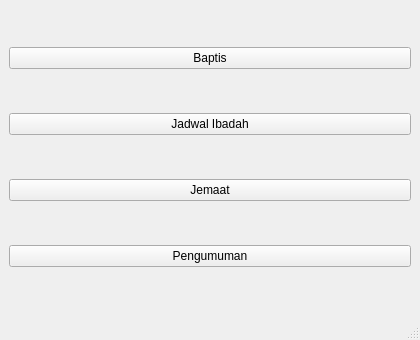
<?xml version="1.0" encoding="UTF-8"?>
<ui version="4.0">
 <class>MainWindow</class>
 <widget class="QMainWindow" name="MainWindow">
  <property name="geometry">
   <rect>
    <x>0</x>
    <y>0</y>
    <width>420</width>
    <height>340</height>
   </rect>
  </property>
  <property name="windowTitle">
   <string>Menu</string>
  </property>
  <widget class="QWidget" name="centralwidget">
   <layout class="QVBoxLayout" name="verticalLayout">
    <item>
     <widget class="QPushButton" name="btnBaptis">
      <property name="text">
       <string>Baptis</string>
      </property>
     </widget>
    </item>
    <item>
     <widget class="QPushButton" name="btnJadwalIbadah">
      <property name="text">
       <string>Jadwal Ibadah</string>
      </property>
     </widget>
    </item>
    <item>
     <widget class="QPushButton" name="btnJemaat">
      <property name="text">
       <string>Jemaat</string>
      </property>
     </widget>
    </item>
    <item>
     <widget class="QPushButton" name="btnPengumuman">
      <property name="text">
       <string>Pengumuman</string>
      </property>
     </widget>
    </item>
   </layout>
  </widget>
  <widget class="QStatusBar" name="statusbar"/>
 </widget>
 <resources/>
 <connections/>
</ui>
